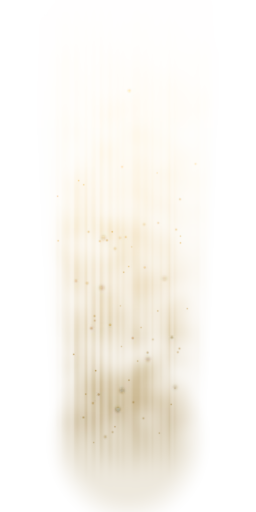
#> input picture art/biomes/hollow/breach-beam.webp, 256 x 512 px, given in place of breach-light.webp-s-floor.beauty.png, which was not available
$ python install_mouths.py ../../art/biomes/hollow/breach-beam.webp ../../art/biomes/hollow/breach-light.webp ../../art/biomes/hollow/breach-light.webp
#> lines starting #> are read from the running program, lines starting #| are printed output that depends on the picture
# Hollowgate's cave mouths: finish the renders of b/cavemouth.js and install them in the game.
# usage: python3 tools/install_mouths.py <renderDir> <concept> <gameArtDir>
#   reads <c>-<face>-<part>.beauty/glow.png for face s and n, parts floor, rock, lip, key, glow (the night 'all' pass)
#   writes <gameArtDir>/biomes/hollow/mouth-<layer>-<face>.webp, each cropped to what it holds, and prints the crop table
#   for js/mouths.js (MOUTH_ART: x and y of the crop in the 64 px a tile frame).
import sys, json, numpy as np
from PIL import Image, ImageFilter

src, concept, art = sys.argv[1], sys.argv[2], sys.argv[3]

def load(p): return np.asarray(Image.open(p).convert('RGBA')).astype(np.float32) / 255

def down(rgba):
    """Premultiplied 2x2 average, back to straight alpha."""
    a = rgba[..., 3:4]; prem = np.concatenate([rgba[..., :3] * a, a], axis=2)
#> after `a = rgba[..., 3:4]`:
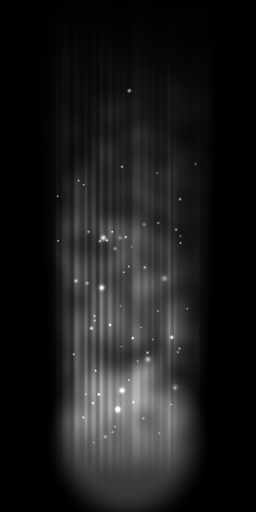
#> a: shape (512, 256, 1) float32; min 0, max 1, mean 0.107
#> after `prem = np.concatenate([rgba[..., :3] * a, a], axis=2)`:
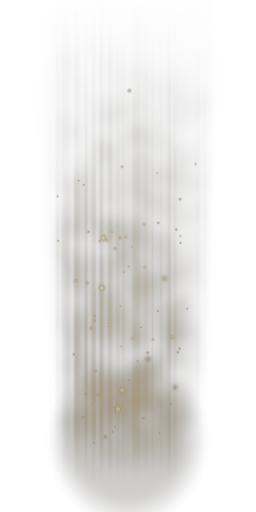
#> prem: shape (512, 256, 4) float32; mean R, G, B, A 0.0864, 0.0746, 0.0504, 0.107; transparent parts drawn white
    H, W = prem.shape[0] // 2, prem.shape[1] // 2
#> H = 256; W = 128
    out = prem[:H * 2, :W * 2].reshape(H, 2, W, 2, 4).mean(axis=(1, 3))
    rgb = np.where(out[..., 3:4] > 1e-4, out[..., :3] / np.maximum(out[..., 3:4], 1e-4), 0)
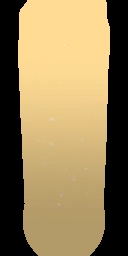
#> rgb: shape (256, 128, 3) float32; mean R, G, B 0.574, 0.495, 0.333
    return np.concatenate([np.clip(rgb, 0, 1), out[..., 3:4]], axis=2)
#> returned value: shape (256, 128, 4) float32

def glow(g, b1=4.0, b2=13.0, k=1.0):
    """The glow pass bloomed, as light to add (transparent where dark): colour / alpha with alpha the brightest channel."""
    gl = g[..., :3] * g[..., 3:4]
    gimg = Image.fromarray((gl * 255).astype(np.uint8))
    a1 = np.asarray(gimg.filter(ImageFilter.GaussianBlur(b1))).astype(np.float32) / 255
    a2 = np.asarray(gimg.filter(ImageFilter.GaussianBlur(b2))).astype(np.float32) / 255
    add = np.clip(gl * 0.8 + (0.9 * a1 + 1.1 * a2) * k, 0, 1)
    al = add.max(axis=2, keepdims=True)
    rgb = np.where(al > 1e-4, add / np.maximum(al, 1e-4), 0)
    out = np.concatenate([rgb, al], axis=2)
    H, W = out.shape[0] // 2, out.shape[1] // 2
    prem = np.concatenate([out[..., :3] * out[..., 3:4], out[..., 3:4]], axis=2)[:H * 2, :W * 2].reshape(H, 2, W, 2, 4).mean(axis=(1, 3))
    rgb = np.where(prem[..., 3:4] > 1e-4, prem[..., :3] / np.maximum(prem[..., 3:4], 1e-4), 0)
    return np.concatenate([np.clip(rgb, 0, 1), prem[..., 3:4]], axis=2)

def save(img, name):
#> called with name = 'mouth-floor-s'
    a = img[..., 3]
#> a: shape (256, 128) float32
    ys, xs = np.where(a > 2 / 255)
#> ys = 19659 values from 3 to 255; xs = 19659 values, max 106 at index 2384, min 20 at index 3830, mean 63.61
    if not len(xs): x0 = y0 = 0; x1 = y1 = 1
    else: x0, x1, y0, y1 = max(0, xs.min() - 2), min(img.shape[1], xs.max() + 3), max(0, ys.min() - 2), min(img.shape[0], ys.max() + 3)
#> x0 = 18; x1 = 109; y0 = 1; y1 = 256
    crop = img[y0:y1, x0:x1]
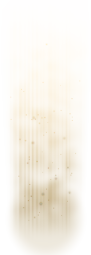
#> crop: shape (255, 91, 4) float32; mean of channels 0, 1, 2, 3 0.806, 0.694, 0.468, 0.151; transparent parts drawn white
    Image.fromarray((crop * 255 + 0.5).astype(np.uint8), 'RGBA').save(f'{art}/biomes/hollow/{name}.webp', 'WEBP', quality=88, method=6)
    return [int(x0), int(y0)]

table = {}
for f in ['s', 'n']:
    p = lambda part, k='beauty': f'{src}/{concept}-{f}-{part}.{k}.png'
    for part in ['floor', 'rock', 'lip', 'key']:
#> (the run stopped early here; a loop or call above may not have finished)

$ run again, on art/biomes/hollow/mouth-floor-n.webp
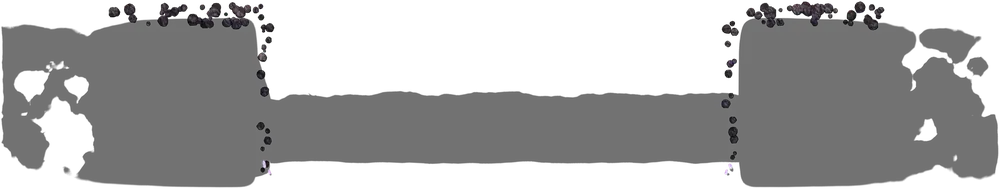
#> input picture art/biomes/hollow/mouth-floor-n.webp, 1000 x 189 px, shrunk from 1868 x 353 before the run, given in place of mouth-floor-n.webp-s-floor.beauty.png, which was not available
#> in down, `rgb = np.where(out[..., 3:4] > 1e-4, out[..., :3] / np.maximum(out[.....`:
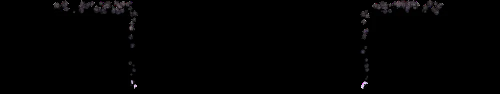
#> rgb: shape (94, 500, 3) float32; mean R, G, B 0.00698, 0.00631, 0.00702
#> in save, `a = img[..., 3]`:
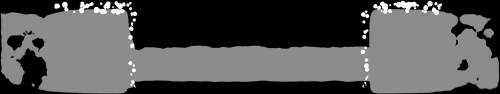
#> a: shape (94, 500) float32; min 0, max 1, mean 0.329
#> x0 = 0; x1 = 500; y0 = 0; y1 = 94

$ run again, on art/biomes/hollow/mouth-rock-s.webp
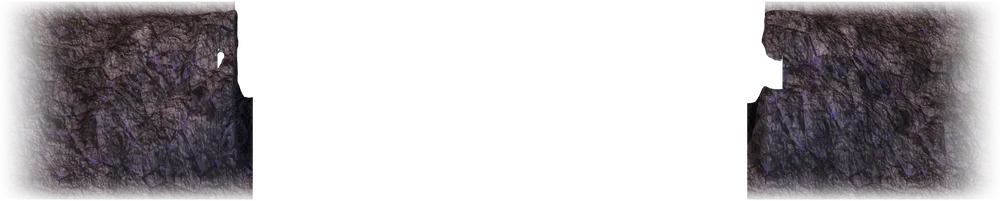
#> input picture art/biomes/hollow/mouth-rock-s.webp, 1000 x 201 px, shrunk from 1812 x 364 before the run, given in place of mouth-rock-s.webp-s-floor.beauty.png, which was not available
#> in down, `a = rgba[..., 3:4]`:
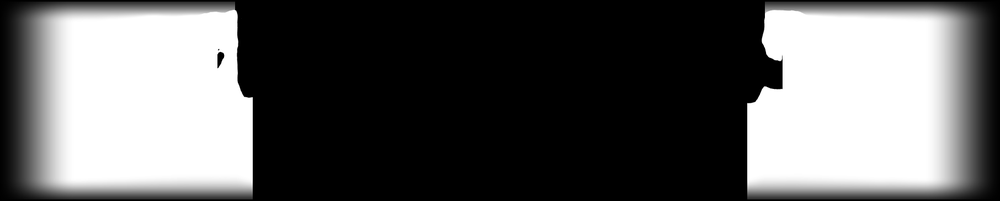
#> a: shape (201, 1000, 1) float32; min 0, max 1, mean 0.378
#> in down, `rgb = np.where(out[..., 3:4] > 1e-4, out[..., :3] / np.maximum(out[.....`:
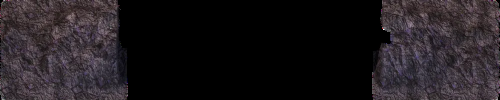
#> rgb: shape (100, 500, 3) float32; mean R, G, B 0.124, 0.106, 0.119
#> x0 = 0; x1 = 500; y0 = 0; y1 = 100
